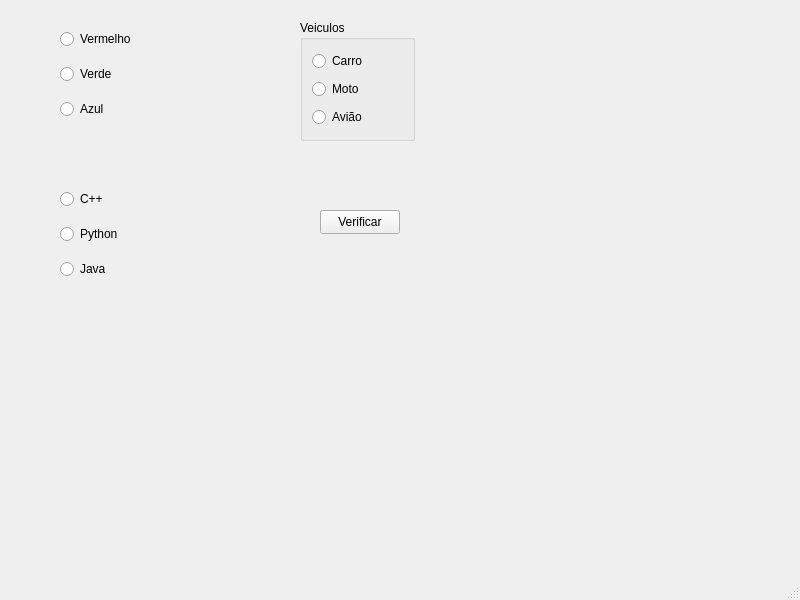
<?xml version="1.0" encoding="UTF-8"?>
<ui version="4.0">
 <class>MainWindow</class>
 <widget class="QMainWindow" name="MainWindow">
  <property name="geometry">
   <rect>
    <x>0</x>
    <y>0</y>
    <width>800</width>
    <height>600</height>
   </rect>
  </property>
  <property name="windowTitle">
   <string>MainWindow</string>
  </property>
  <widget class="QWidget" name="centralwidget">
   <widget class="QGroupBox" name="groupBox">
    <property name="geometry">
     <rect>
      <x>300</x>
      <y>20</y>
      <width>115</width>
      <height>121</height>
     </rect>
    </property>
    <property name="title">
     <string>Veiculos</string>
    </property>
    <layout class="QVBoxLayout" name="verticalLayout_3">
     <item>
      <widget class="QRadioButton" name="rb_carro">
       <property name="text">
        <string>Carro</string>
       </property>
      </widget>
     </item>
     <item>
      <widget class="QRadioButton" name="rb_moto">
       <property name="text">
        <string>Moto</string>
       </property>
      </widget>
     </item>
     <item>
      <widget class="QRadioButton" name="rb_aviao">
       <property name="text">
        <string>Avião</string>
       </property>
      </widget>
     </item>
    </layout>
   </widget>
   <widget class="QPushButton" name="pushButton">
    <property name="geometry">
     <rect>
      <x>320</x>
      <y>210</y>
      <width>80</width>
      <height>24</height>
     </rect>
    </property>
    <property name="text">
     <string>Verificar</string>
    </property>
   </widget>
   <widget class="QWidget" name="">
    <property name="geometry">
     <rect>
      <x>60</x>
      <y>20</y>
      <width>131</width>
      <height>111</height>
     </rect>
    </property>
    <layout class="QVBoxLayout" name="verticalLayout">
     <item>
      <widget class="QRadioButton" name="rb_verm">
       <property name="text">
        <string>Vermelho</string>
       </property>
      </widget>
     </item>
     <item>
      <widget class="QRadioButton" name="rb_ver">
       <property name="text">
        <string>Verde</string>
       </property>
      </widget>
     </item>
     <item>
      <widget class="QRadioButton" name="rb_azul">
       <property name="text">
        <string>Azul</string>
       </property>
      </widget>
     </item>
    </layout>
   </widget>
   <widget class="QWidget" name="">
    <property name="geometry">
     <rect>
      <x>60</x>
      <y>180</y>
      <width>141</width>
      <height>111</height>
     </rect>
    </property>
    <layout class="QVBoxLayout" name="verticalLayout_2">
     <item>
      <widget class="QRadioButton" name="rb_cpp">
       <property name="text">
        <string>C++</string>
       </property>
      </widget>
     </item>
     <item>
      <widget class="QRadioButton" name="rb_py">
       <property name="text">
        <string>Python</string>
       </property>
      </widget>
     </item>
     <item>
      <widget class="QRadioButton" name="rb_java">
       <property name="text">
        <string>Java</string>
       </property>
      </widget>
     </item>
    </layout>
   </widget>
  </widget>
  <widget class="QMenuBar" name="menubar">
   <property name="geometry">
    <rect>
     <x>0</x>
     <y>0</y>
     <width>800</width>
     <height>21</height>
    </rect>
   </property>
  </widget>
  <widget class="QStatusBar" name="statusbar"/>
 </widget>
 <resources/>
 <connections/>
</ui>
